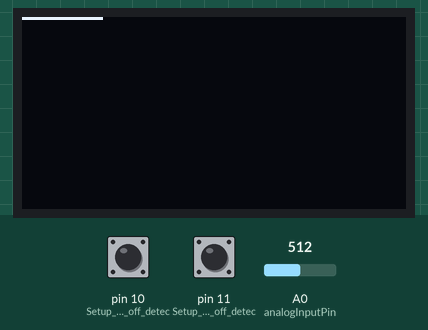
Simulated run of this sketch. Board: Arduino Uno, built with avr-gcc and run on an emulated ATmega328P. Parts: 128×64 one-colour display. The inputs (shaded band) are chosen by the test bench; at power-on: pin 10 (Setup_for_leads_off_detec) LOW, A0 (analogInputPin) = 512, pin 11 (Setup_for_leads_off_detec) LOW. The display library's start-up logo is not drawn; what the sketch prints to the serial monitor is not drawn.

Above: at 3.2 s.
3.3 s: pin 10 (Setup_for_leads_off_detec) pulled HIGH for 3.2 s
7.1 s: A0 (analogInputPin) set to 306
8.6 s: pin 11 (Setup_for_leads_off_detec) pulled HIGH for 0.15 s
At 8.72 s:
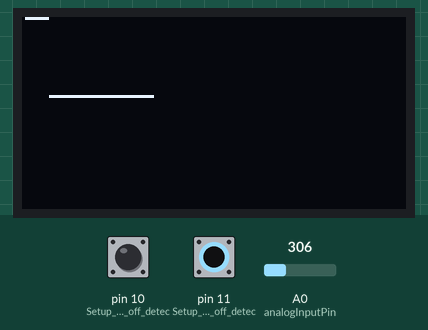
9.3 s: pin 10 (Setup_for_leads_off_detec) pulled HIGH for 0.15 s
10.0 s: pin 11 (Setup_for_leads_off_detec) pulled HIGH for 1 s
11.6 s: A0 (analogInputPin) set to 122
At 11.82 s:
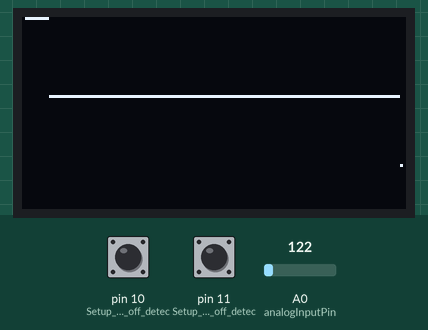

The sketch:

Puls.ino
```cpp
/*
Fil: Puls.ino
Författare: Hugo Cedervist
Datum 2023-12-13
Beskrivning: Det är en kod som använder sig av komponenten ad8232 för att a reda på nervsignalerna för att sedan rita ut dem på på en oled skärm. Den använder även
infon för att beräkna en persons puls och även då visa den på skärmen.
*/

//här inkluderar jag biblioteken som krävs för att koden ska fungera:
#include <Arduino.h>
#include <SPI.h>
#include <Wire.h>
#include <Adafruit_GFX.h>
#include <Adafruit_SSD1306.h>

//Här definerar jag konstanta värden:
#define SCREEN_WIDTH 128
#define SCREEN_HEIGHT 64
#define OLED_RESET     -1 // Reset pin # (or -1 if sharing Arduino reset pin)
const int analogInputPin = A0; // Analog pin where AD8232 output is connected

// Här definerar jag variabler:
unsigned long previousMillis = 0;
unsigned long lastBeatTime = 0;
const int threshold = 550;  // Adjust this threshold based on your setup
const int samplingRate = 500;
int bpm = 0;
int i = 0;
int NewValue1 = 0;
int rawValue;
int lastRawValue = 0;

//här definerar jag skärmen som jag använder:
Adafruit_SSD1306 display(SCREEN_WIDTH, SCREEN_HEIGHT, &Wire, OLED_RESET);


void setup() {
  Serial.begin(115200);

  if (!display.begin(SSD1306_SWITCHCAPVCC, 0x3C)) {
    Serial.println(F("SSD1306 allocation failed"));
  }
  Serial.begin(9600);
  pinMode(10, INPUT); // Setup for leads off detection LO +
  pinMode(11, INPUT); // Setup for leads off detection LO -

  display.display();
  delay(2000); // Pause for 2 seconds

  display.clearDisplay();

  display.display();

  Serial.begin(9600);

}

void loop() {
  ecg ();
  delay(1);
  ecg ();
  delay(1);
  ecg ();
  delay(1);
  ecg ();
  delay(1);
  ecg ();
  delay(1);
  ecg ();
  delay(1);
  ecg ();
  delay(1);
  ecg ();
  delay(1);
  screen();
  delay(1);

//Här skulle jag gjort en toggle knapp som byten mellan att visa funktionerna ovanför och funktionen under.

  //bpm();

}

//Den här funktionen använder sig av ad8232 och ritar sedan ut värdena som skickas tillbaka i serial plottern.
void ecg() {
  if ((digitalRead(10) == 1) || (digitalRead(11) == 1)) {
    Serial.println('!');
  }
  else {
    // send the value of analog input 0:
    Serial.println(analogRead(A0));
  }
}


//Den här funktionen använder sig av värdena som ecg funktionen ritar ut för att sedan rita ut dem på en skärm.
void screen() {
  int NewValue = 64 - ((analogRead(A0)) / 8);
  if (i < 129) {
    display.drawPixel(i, NewValue , WHITE);
    display.display();
    i = i + 1;
    if (i == 128) {
      display.clearDisplay();
      display.display();
      i = 1;
    }
  }
}

//Denna funktionen använder ecg värdena för att se hur många gånger dem värden går över en satt gräns och på så sätt kan mäta pulsen, sedan ritar den ut det på skärmen.
void bpm1() {
  rawValue = analogRead(analogInputPin);

  // Check for a heartbeat
  if (rawValue > threshold && lastRawValue <= threshold) {
    unsigned long beatTime = millis();
    bpm = int(60000 / (beatTime - lastBeatTime));  // Calculate beats per minute
    lastBeatTime = beatTime;

    Serial.print("Heartbeat detected! BPM: ");
    Serial.println(bpm);
  }

  // Display BPM on OLED
  display.clearDisplay();
  display.setTextSize(1);
  display.setTextColor(SSD1306_WHITE);
  display.setCursor(10, 10);
  display.print("BPM: ");
  display.print(bpm);
  display.display();

  // Print BPM to Serial Monitor
  Serial.print("BPM: ");
  Serial.println(bpm);

  // Calculate BPM every 'samplingRate' milliseconds
  unsigned long currentMillis = millis();
  if (currentMillis - previousMillis >= samplingRate) {
    previousMillis = currentMillis;
    // You can use bpm as needed in your additional code here
  }

  lastRawValue = rawValue;

}
```
